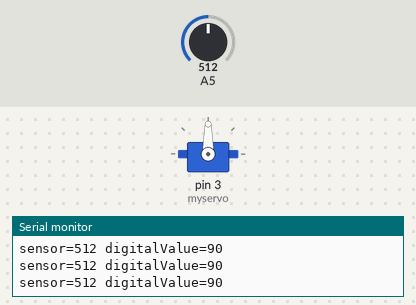
Simulated run of this sketch. Board: Arduino Uno, built with avr-gcc and run on an emulated ATmega328P. On the bench: servo, the last lines printed to the serial monitor. Inputs (shaded band) come from the test bench; at power-on: A5 = 512.

Above: at 1.2 s.
1.3 s: A5 set to 551
At 2.6 s:
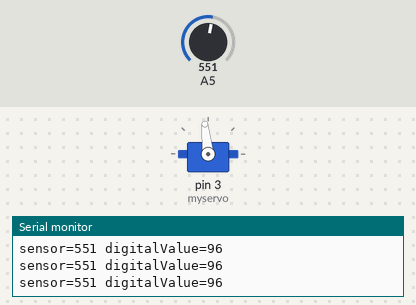
4.3 s: A5 set to 587
At 4.9 s:
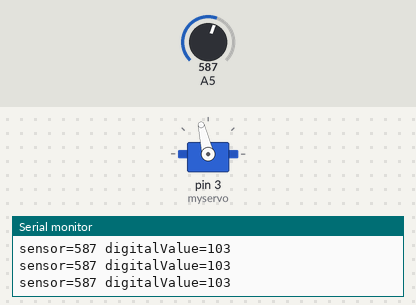
5.8 s: A5 set to 306
At 6.3 s:
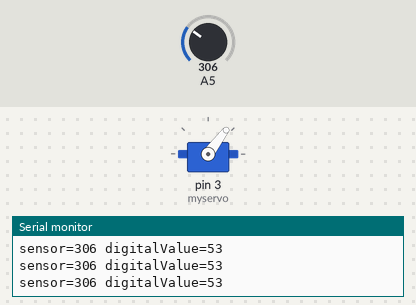
7.3 s: A5 set to 716
At 8.0 s:
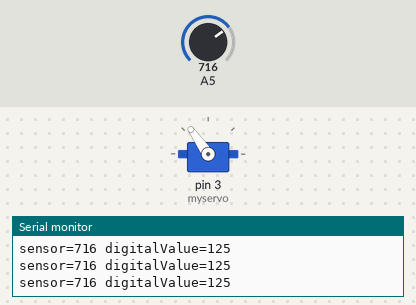
8.8 s: A5 set to 0
At 9.4 s:
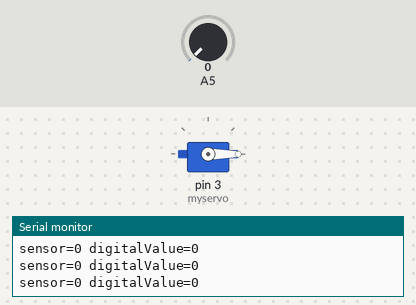
10.3 s: A5 set to 8
At 10.8 s:
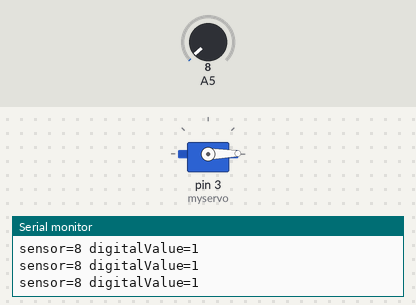
13.3 s: A5 set to 11
Timing chart, 0 to 16.3 s (numbered marks = the images above; inputs shaded):
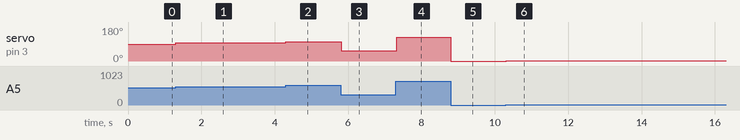

Measured:
- after the input at 1.3 s, servo on pin 3 (myservo): 90° → 96° at once
- after the input at 4.3 s, servo on pin 3 (myservo): 96° → 103° at once
- after the input at 5.8 s, servo on pin 3 (myservo): 103° → 53° at once
- after the input at 7.3 s, servo on pin 3 (myservo): 53° → 125° at once
- after the input at 8.8 s, servo on pin 3 (myservo): 125° → 0° at once
- after the input at 10.3 s, servo on pin 3 (myservo): 0° → 1° at once

The sketch:

servo_1.ino
```cpp
#include <Servo.h>


Servo myservo;

void setup()
{
  Serial.begin(9600);
  myservo.attach(3,640,2330);
}


void loop()
{
  int sensorValue = analogRead(5);
  int digitalValue = map(sensorValue, 0, 1023, 0, 180);
  myservo.write(digitalValue);
  Serial.print("sensor=");
  Serial.print(sensorValue);
  Serial.print(" digitalValue=");
  Serial.println(digitalValue);
}
```
